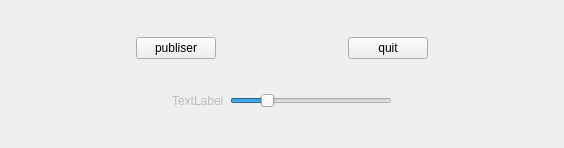
<?xml version="1.0" encoding="UTF-8"?>
<ui version="4.0">
 <class>PyGUI</class>
 <widget class="QWidget" name="PyGUI">
  <property name="geometry">
   <rect>
    <x>0</x>
    <y>0</y>
    <width>564</width>
    <height>148</height>
   </rect>
  </property>
  <property name="windowTitle">
   <string>PyQtGUI</string>
  </property>
  <layout class="QHBoxLayout" name="horizontalLayout_3">
   <item>
    <layout class="QVBoxLayout" name="verticalLayout">
     <item>
      <layout class="QHBoxLayout" name="horizontalLayout">
       <item>
        <spacer name="horizontalSpacer">
         <property name="orientation">
          <enum>Qt::Horizontal</enum>
         </property>
         <property name="sizeHint" stdset="0">
          <size>
           <width>40</width>
           <height>20</height>
          </size>
         </property>
        </spacer>
       </item>
       <item>
        <widget class="QPushButton" name="pushButton">
         <property name="text">
          <string>publiser</string>
         </property>
        </widget>
       </item>
       <item>
        <spacer name="horizontalSpacer_2">
         <property name="orientation">
          <enum>Qt::Horizontal</enum>
         </property>
         <property name="sizeHint" stdset="0">
          <size>
           <width>40</width>
           <height>20</height>
          </size>
         </property>
        </spacer>
       </item>
       <item>
        <widget class="QPushButton" name="pushButton_2">
         <property name="text">
          <string>quit</string>
         </property>
        </widget>
       </item>
       <item>
        <spacer name="horizontalSpacer_3">
         <property name="orientation">
          <enum>Qt::Horizontal</enum>
         </property>
         <property name="sizeHint" stdset="0">
          <size>
           <width>40</width>
           <height>20</height>
          </size>
         </property>
        </spacer>
       </item>
      </layout>
     </item>
     <item>
      <layout class="QHBoxLayout" name="horizontalLayout_2">
       <item>
        <spacer name="horizontalSpacer_4">
         <property name="orientation">
          <enum>Qt::Horizontal</enum>
         </property>
         <property name="sizeHint" stdset="0">
          <size>
           <width>40</width>
           <height>20</height>
          </size>
         </property>
        </spacer>
       </item>
       <item>
        <widget class="QLabel" name="label">
         <property name="enabled">
          <bool>false</bool>
         </property>
         <property name="text">
          <string>TextLabel</string>
         </property>
        </widget>
       </item>
       <item>
        <widget class="QSlider" name="horizontalSlider">
         <property name="value">
          <number>20</number>
         </property>
         <property name="orientation">
          <enum>Qt::Horizontal</enum>
         </property>
        </widget>
       </item>
       <item>
        <spacer name="horizontalSpacer_5">
         <property name="orientation">
          <enum>Qt::Horizontal</enum>
         </property>
         <property name="sizeHint" stdset="0">
          <size>
           <width>40</width>
           <height>20</height>
          </size>
         </property>
        </spacer>
       </item>
      </layout>
     </item>
    </layout>
   </item>
  </layout>
 </widget>
 <resources/>
 <connections/>
</ui>
